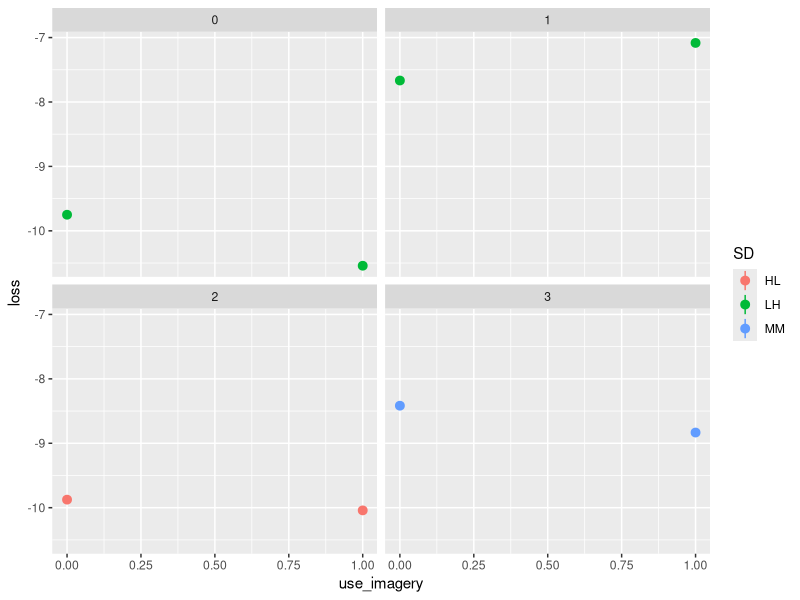
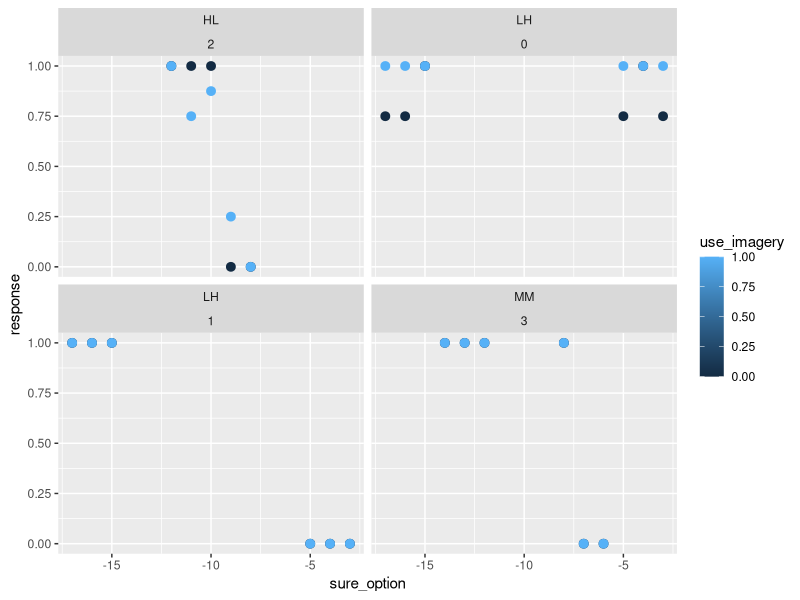
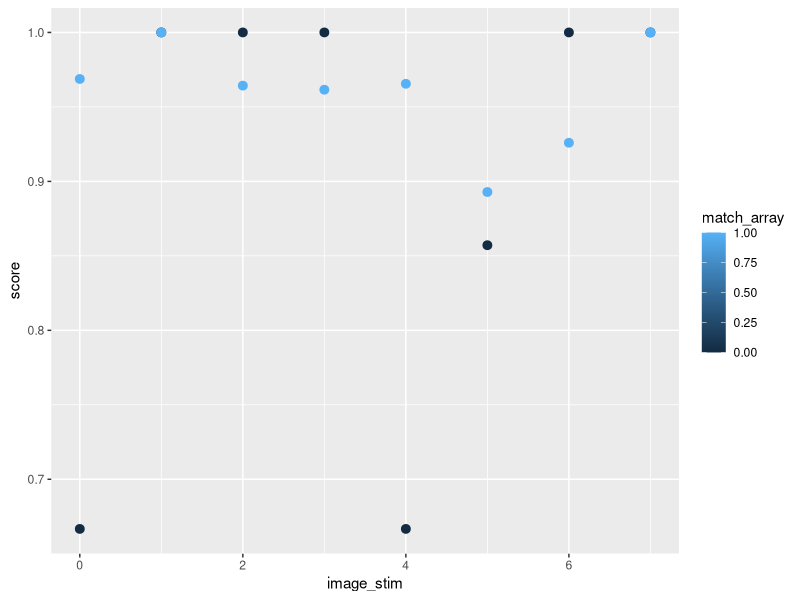

These charts were generated, in order, by the following R code:
#####################################
# Gambling
#####################################
library(dplyr)
df = read.csv("2023-04-24_1003_gambling_task.csv")
df_gamble = df %>% filter(!is.na(sure_option))

library(ggplot2)
ggplot(df_gamble,aes(x = use_imagery,y = loss,color = SD,group = SD))+
 stat_summary(fun = "mean")+facet_wrap(~side_1_stim)
  
ggplot(df_gamble,aes(x = sure_option,y = response,color = use_imagery,group = use_imagery))+
  stat_summary(fun = "mean",position = 'dodge')+facet_wrap(SD~side_1_stim)

#####################################
# Exposure
#####################################
exp_df = read.csv("2023-04-24_1003_exposure_task.csv")
exp_df = exp_df%>%
  mutate(score = ifelse((match_array==1 & response == 1)|(match_array==0 & response == 0),1,0))
library(ggplot2)
ggplot(exp_df,aes(x = image_stim,score,group = match_array,color = match_array))+
  stat_summary(fun = "mean")
